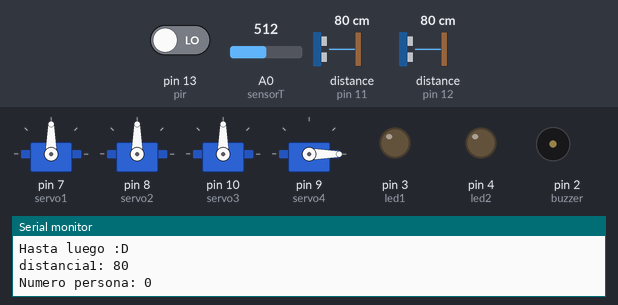
Bench run of a sketch on a simulated Arduino Uno, built with avr-gcc and run on an emulated ATmega328P. Parts: 4 × servo, output pins drawn as LEDs (lit = HIGH), buzzer (waves = sounding, pin HIGH), the last lines printed to the serial monitor. The inputs (shaded band) are chosen by the test bench; at power-on: pin 13 (pir) LOW, distance to the obstacle (sensors on pin 12, pin 11) 80 cm, A0 (sensorT) = 512. The echo pulse lasts 58.3 µs per cm.

Above: at 6.8 s.
6.9 s: pin 13 (pir) driven HIGH
At 13.2 s:
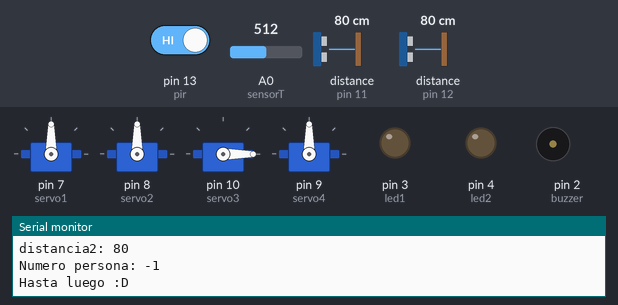
19.5 s: distance to the obstacle (sensor on pin 12) set to 66 cm
At 22.5 s:
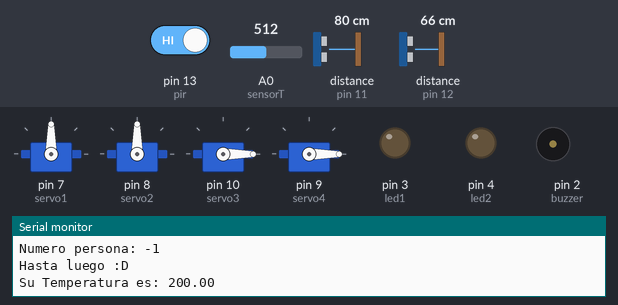
33.5 s: distance to the obstacle (sensor on pin 12) set to 120 cm
At 38.4 s:
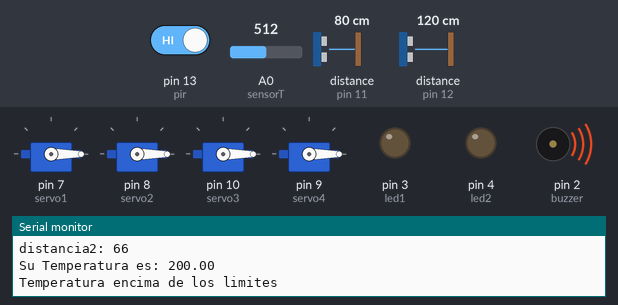
47.5 s: A0 (sensorT) set to 196
56.5 s: A0 (sensorT) set to 164
65.5 s: A0 (sensorT) set to 301
At 72.9 s:
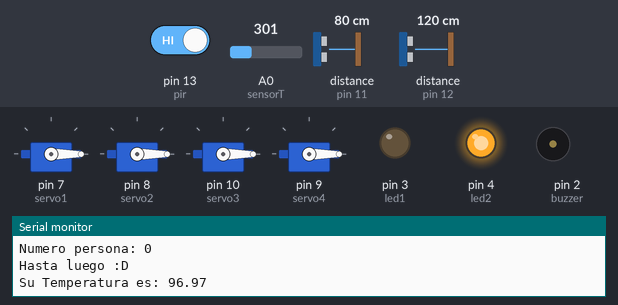
Timing chart, 0 to 80.5 s (numbered marks = the images above; inputs shaded):
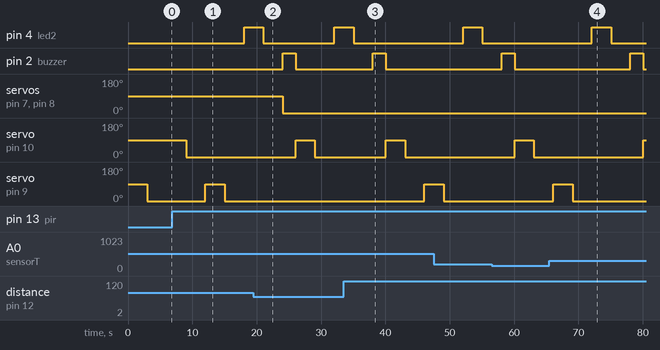

The sketch:

Sensor_de_Temperatura.ino
```cpp
#include<Servo.h>

Servo servo1;// brazo
Servo servo2;// brazo
Servo servo3;// puerta de entrada
Servo servo4;// puerta de salida

int buzzer=2;
int a=0,estado=0;
int pstat1=0,pstat2=0;
int led1=3,led2=4;
const int sensorT=A0;
int pir=13;
int enableA=5,enableB=6;
int sensorD1=11,sensorD2=12;
unsigned long tpulse,tpulse2;
int distancia,distancia2;
float tempC;

void setup(){
  servo1.attach(7);//activacion del brazo
  servo2.attach(8);//activacion del brazo
  servo3.attach(10);//activacion del servomotor - entrada
  servo4.attach(9);//activacion del servomotor - salida
  pinMode(pir, INPUT);
  pinMode(buzzer, OUTPUT);
  pinMode(led1, OUTPUT);
  pinMode(led2, OUTPUT);
  Serial.begin(9600);

}

void loop(){

  //activacioon sensor PIR para el brazo
  pstat1 = digitalRead(pir);
  if (pstat1 == HIGH){
  // medicion de temperatura
  tempC = analogRead(sensorT);
  tempC = ((5.0 /1024) * tempC*100-50); // formula de la temperatura
  Serial.print("Su Temperatura es: ");
  Serial.print(tempC);
  Serial.println("\n");//para imprimir en el monitor serie

    //condicional cuando la temperatura es menor de 38ª
    if (tempC<38){
      digitalWrite(enableB,HIGH);
      servo1.write(90);
      servo2.write(180);
      delay(5000);
      servo1.write(0);
      servo2.write(0);
      delay(2000);
      digitalWrite(3,HIGH);
      delay(500);
      digitalWrite(3,LOW);
      delay(500);
      Serial.println("BIENVENIDO¡¡¡¡ SIGA ADELANTE ");
      Serial.println("\n");
    }
    //cuando la temperatura esta se registra y avisa
      else{
        digitalWrite(4,HIGH);
        delay(3000);
        digitalWrite(4,LOW);
        delay(3000);
        Serial.println("Temperatura encima de los limites");
        digitalWrite(buzzer,HIGH);
        servo1.write(0);
        servo2.write(0);
        delay(2000);
        digitalWrite(buzzer,LOW);
      }
    }
    ultrasonido1();
    ultrasonido2();
}

//declaracion de la sensor 1
void ultrasonido1(){
 calculadist();
  Serial.print("distancia1: ");
  Serial.println(distancia);
  //condicional del movimiento de la puerta de entrada
  if(distancia>70 && distancia<290){
    //contador
    estado = digitalRead(11);
    if (estado == HIGH){
    a=a-a;
    delay(1000);
    Serial.print("Nº persona : ");
    Serial.print(a);
    Serial.println("\n");
    }else{
      a=a+1;
      Serial.print("Numero persona: ");
      Serial.print(a);
      Serial.println("\n");
    }
  	digitalWrite(enableA,HIGH);
    servo3.write(90);
    delay(3000);
    servo3.write(0);
    delay(3000);
  }else if (distancia >= 291){
    servo3.write(0);
  }
}
void ultrasonido2(){
  calculadist2();
  Serial.print("distancia2: ");
  Serial.println(distancia2);
  if(distancia2>70 && distancia2<290){
    estado = digitalRead(11);
    if (estado == HIGH){
    a=a+a;
    delay(1000);
    Serial.print("Nº persona : ");
    Serial.print(a);
    Serial.println("\n");
    }else{
      a=a-1;
      Serial.print("Numero persona: ");
      Serial.println(a);
      Serial.println("Hasta luego :D");
      Serial.println("\n");
    }
  	digitalWrite(enableA,HIGH);
    servo4.write(90);
    delay(3000);
    servo4.write(0);
    delay(3000);

  }else if (distancia2 >= 291){
    servo4.write(0);
  }

}
void calculadist2(){
  pinMode(sensorD1, OUTPUT);
  digitalWrite(sensorD1, LOW);
  digitalWrite(sensorD1, HIGH);
  delay(2);
  digitalWrite(sensorD1, LOW);
  pinMode(sensorD1, INPUT);
  tpulse =  pulseIn(sensorD1, HIGH);
  distancia =(345 * tpulse) / (2 * 10000);
}

void calculadist(){
   pinMode(sensorD2, OUTPUT);
  digitalWrite(sensorD2, LOW);
  digitalWrite(sensorD2, HIGH);
  delay(2);
  digitalWrite(sensorD2, LOW);
  pinMode(sensorD2, INPUT);
  tpulse2 =  pulseIn(sensorD2, HIGH);
  distancia2 =(345 * tpulse2) / (2 * 10000);
}
```

Measured:
- the behaviour switches between 71 and 70 cm on distance to the obstacle (sensor on pin 12) (found by bisection; images 1 and 2)
- after the input at 6.9 s, pin 4 (led2): LOW → HIGH after 11.1 s; servo on pin 10 (servo3): goes on until 9.0 s, then stays 0°
- after the input at 19.5 s, servo on pin 9 (servo4): stays 0° (without the input it goes to 90° after 12.5 s)
- after the input at 33.5 s, pin 4 (led2): goes on until 35.0 s, then stays LOW; servo on pin 9 (servo4): 0° → 90° after 12.6 s
- after the input at 65.5 s, pin 3 (led1): stays LOW (without the input it goes to HIGH after 13.6 s); pin 4 (led2): LOW → HIGH after 6.6 s, → LOW 3.0 s later
